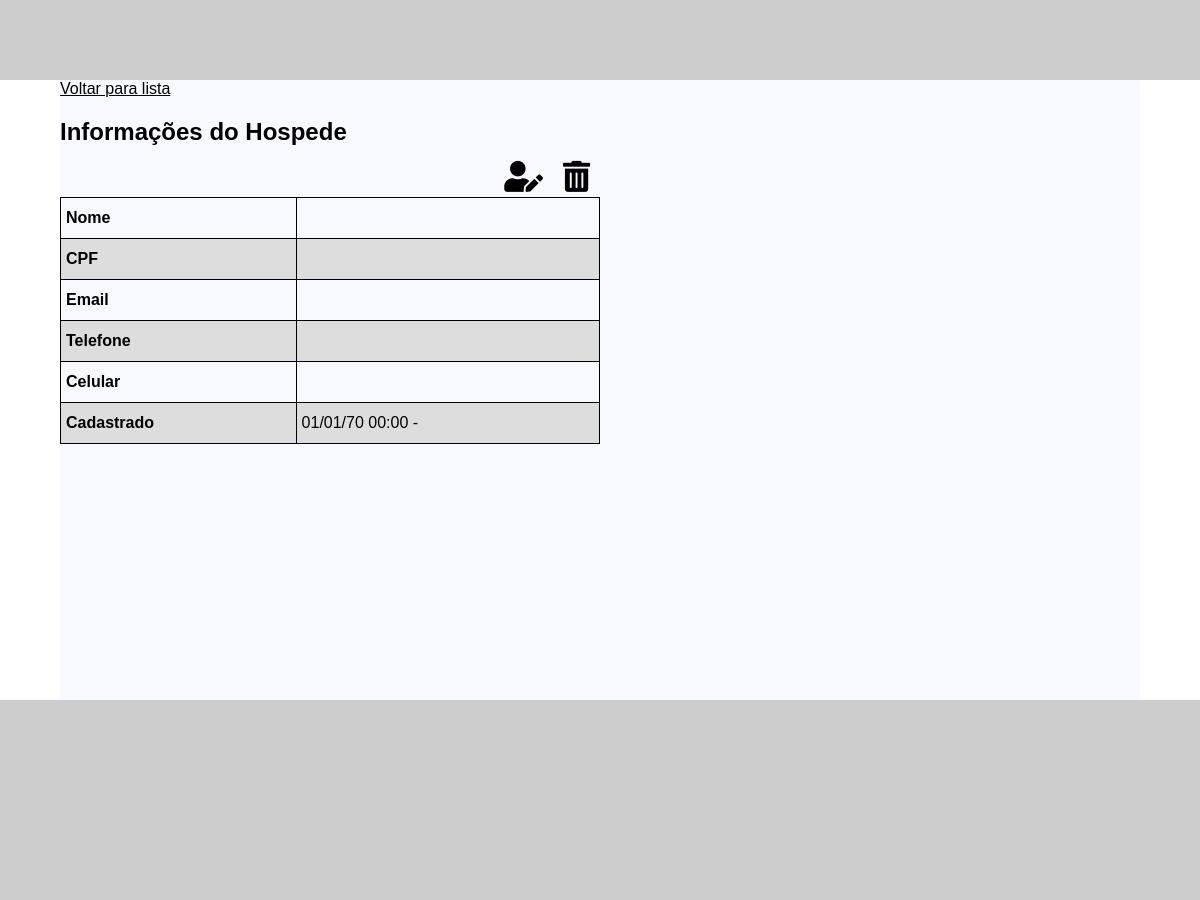
Page /detalhes-hospede.php?id=5 (signed in) on the earlier database version.
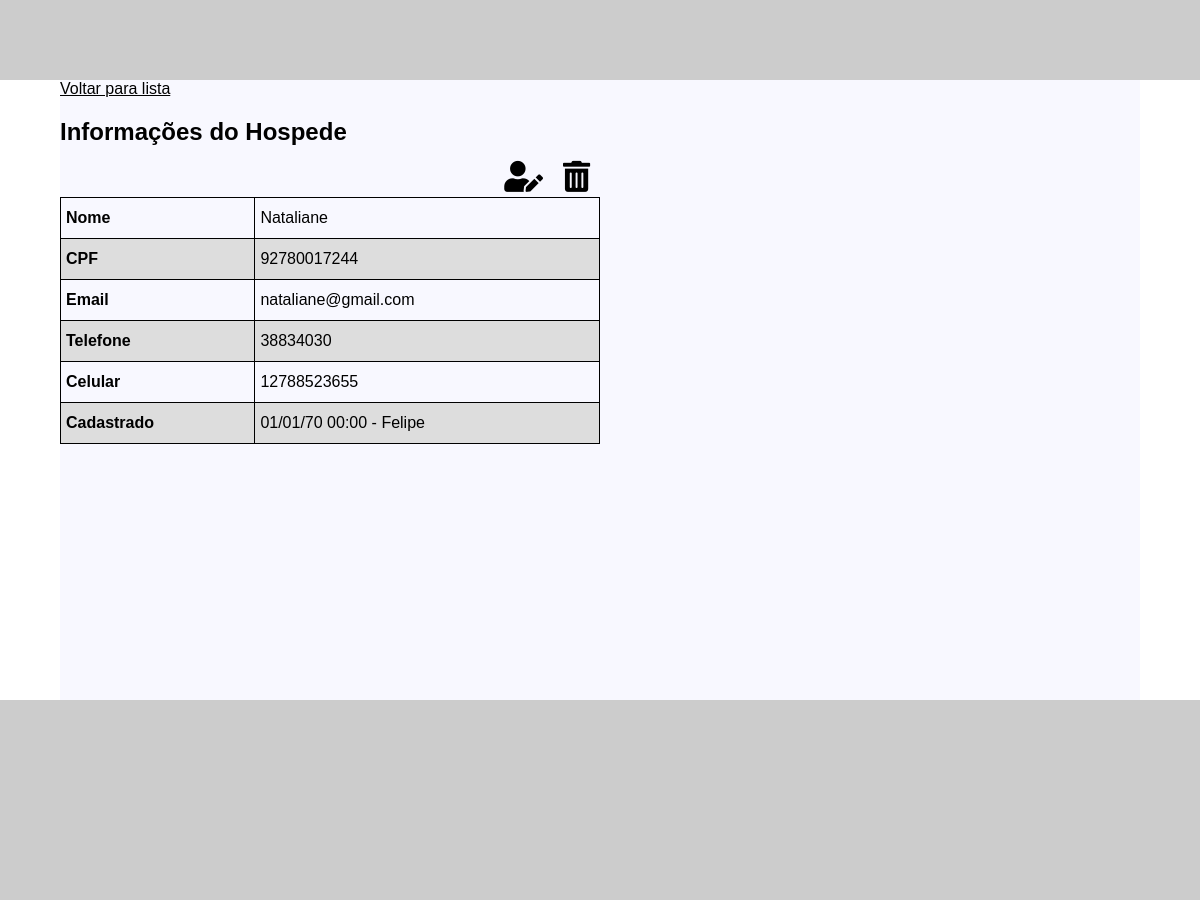
Same page on the later database version.
### tables this page shows
CREATE TABLE IF NOT EXISTS `hospedes` (
  `id` int(11) NOT NULL AUTO_INCREMENT,
  `nome_completo` varchar(255) NOT NULL,
  `CPF` varchar(11) NOT NULL,
  `email` varchar(255) NOT NULL,
  `celular` varchar(11) NOT NULL,
  `telefone` varchar(10) DEFAULT NULL,
  `status` tinyint(11) DEFAULT '1',
  `dataCadastro` datetime DEFAULT NULL,
  `id_funcionario` int(11) DEFAULT NULL,
  PRIMARY KEY (`id`),
  UNIQUE KEY `email` (`email`),
  UNIQUE KEY `CPF` (`CPF`),
  KEY `CPF_2` (`CPF`),
  KEY `id_funcionario` (`id_funcionario`)
);

CREATE TABLE IF NOT EXISTS `funcionarios` (
  `id` int(11) NOT NULL AUTO_INCREMENT,
  `nome` varchar(100) NOT NULL,
  `email` varchar(100) NOT NULL,
  `senha` varchar(64) NOT NULL,
  `dataCadastro` datetime NOT NULL,
  PRIMARY KEY (`id`)
);

### server/conexao.class.php (called while the page is built, shortened)
<?php
abstract class Conexao{
    public function __construct(){
        $this->dbname = 'gestao-hoteleira';
        $this->host = 'localhost';
        $this->dbuser = 'root';
        $this->dbpass = '';
        try{
            $this->pdo = new PDO("mysql:host=".$this->host.";dbname=".$this->dbname, $this->dbuser, $this->dbpass);
        }catch(PDOException $e){
            $this->setStatus("Não conectado!");
        }
    }
}

### server/hospede.class.php (called while the page is built, shortened)
<?php
require_once 'conexao.class.php';
class Hospede extends Conexao{
    public function infoHospede($id){
        $sql = "select hospedes.*, funcionarios.nome
from hospedes join funcionarios
on funcionarios.id = hospedes.id_funcionario where hospedes.id = :id";
        $sql = $this->pdo->prepare($sql);
        $sql->bindValue(":id", $id);
        $sql->execute();
        if($sql->rowCount() > 0){
            return $sql->fetch();
        }else{
            return array();
        }
    }
}

### detalhes-hospede.php (the view, shortened to what this page needs)
<?php
require_once 'server/hospede.class.php';
$hospede = new Hospede();
if(isset($_GET['id']) and !empty($_GET['id'])){
    $id = $_GET['id'];
    $info = $hospede->infoHospede($id);
}else{
    header("Location: lista-hospedes.php");
}
require_once 'header.php';
?>
<div class="container">
    <a href="lista-hospedes.php">Voltar para lista</a>
    <div class="detalhes-hospede">
        <h2>Informações do Hospede</h2>
        <i id="excluirHospede" onclick="excluirHospede(<?php echo $info['id']; ?>)" class="fas fa-trash-alt"></i>
        <i id="editarHospede" onclick="editarHospede(<?php echo $info['id']; ?>)" class="fas fa-user-edit"></i>
        <table id="tabela-info-hospede">
            <tr>
                <th>Nome</th>
                <td id="tdNome"><?php echo $info['nome_completo']; ?></td>
            </tr>
            <tr>
                <th>CPF</th>
                <td id="tdCPF"><?php echo $info['CPF']; ?></td>
            </tr>
            <tr>
                <th>Email</th>
                <td id="tdEmail"><?php echo $info['email']; ?></td>
            </tr>
            <tr>
                <th>Telefone</th>
                <td id="tdTelefone"><?php echo $info['telefone']; ?></td>
            </tr>
            <tr>
                <th>Celular</th>
                <td id="tdCelular"><?php echo $info['celular']; ?></td>
            </tr>
            <tr>
                <th>Cadastrado</th>
                <td id="tdCelular"><?php echo date('d/m/y H:i', strtotime($info['dataCadastro'])).' - '.$info['nome'];  ?></td>
            </tr>
        </table>
    </div>
</div>
<?php
require_once 'footer.php';
?>

Differences in the rows shown:
now on this page (row edited): hospedes: nome_completo "Nataliane", CPF "92780017244", email "nataliane@gmail.com", telefone "38834030", celular "12788523655", dataCadastro "01/01/70 00:00", id_funcionario.nome "Felipe"
Other differences:
date('d/m/y H:i', strtotime($info['dataCadastro'])): "01/01/70 00:00" → (not shown)
